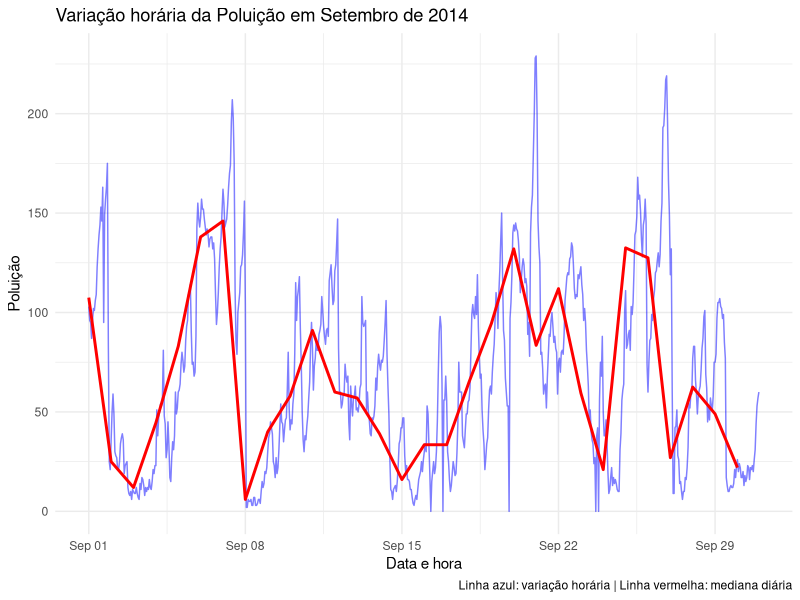
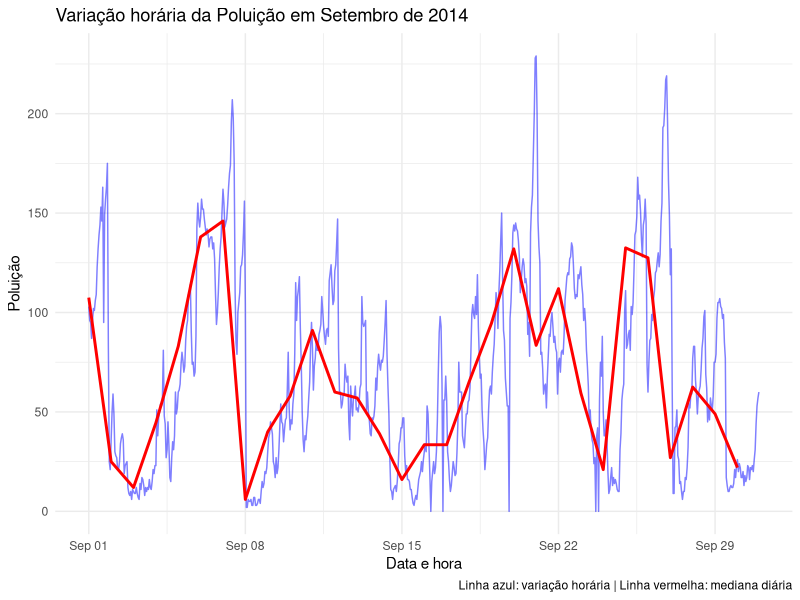

Generate these figures, in order, with R:
# INFO
## Dados de 2010 a 2014 num determinado local
## Dados incluem:
##          - poluição
##          - orvalho
##          - temperatura
##          - velocidade do vento
##          - neve
##          - chuva

## EXERCÍCIO
## Apenas dados de Setembro de 2014
## Pacote ggplot2
## Gráfico que ilustre a variação horária da variável Poluição ao longo do mês
## Representar a variação da mediana diária dessa variável

# SUBMISSÃO 
## PDF com uma página A4 que inclua o código e o gráfico produzido

#pacotes
library(ggplot2)

#ler o ficheiro
dados <- read.csv("pergunta03/clima.csv", header = TRUE, sep = ",")

#converter a coluna Data para o formato datetime
dados$Data <- as.POSIXct(dados$Data, format = "%Y-%m-%d %H:%M:%S")

#filtrar só setembro de 2014
dados_set2014 <- dados[
  format(dados$Data, "%Y") == "2014" & format(dados$Data, "%m") == "09",
]

#criar coluna com dia e sem horas
dados_set2014$dia <- as.Date(dados_set2014$Data)
dados_set2014 <- dados_set2014[!is.na(dados_set2014$Poluição), ] #para tirar os com valores NA

#calcular mediana diária de Poluição
mediana_diaria <- aggregate(
  Poluição ~ dia,
  data = dados_set2014,
  FUN = function(x) median(x, na.rm = TRUE)
)

#converter dia para POSIXct
mediana_diaria$dia <- as.POSIXct(mediana_diaria$dia)

#criar o gráfico
Sys.setlocale("LC_TIME", "pt_PT.UTF-8") #para meter em português
ggplot() +
  geom_line(data = dados_set2014, aes(x = Data, y = Poluição), color = "blue", alpha = 0.5) +
  geom_line(data = mediana_diaria, aes(x = dia, y = Poluição), color = "red", linewidth = 1) +
  scale_x_datetime(date_labels = "%b %d") +
  labs(
    title = "Variação horária da Poluição em Setembro de 2014",
    x = "Data e hora",
    y = "Poluição",
    caption = "Linha azul: variação horária | Linha vermelha: mediana diária"
  ) +
  theme_minimal()
ggsave("pergunta03/grafico.png", width = 8, height = 5)